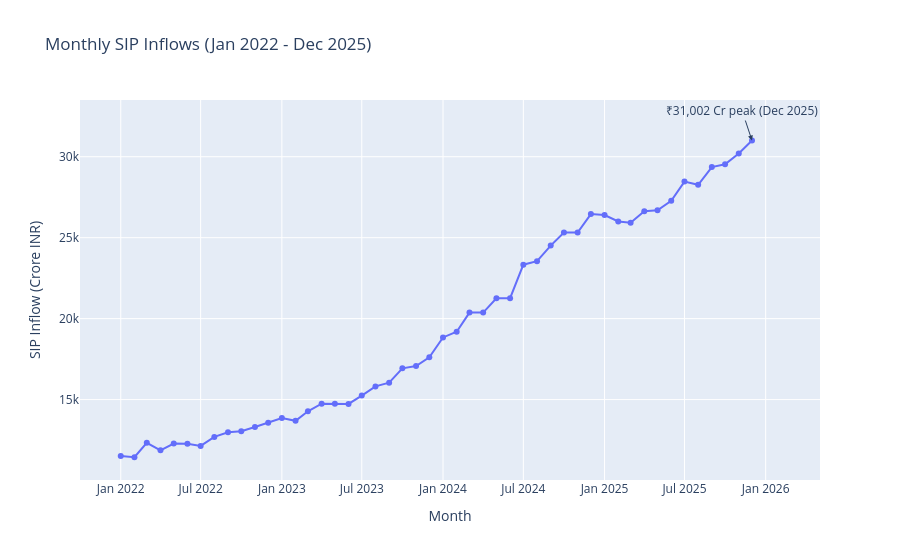

The notebook cell saved with this chart:
### Markdown cell above
## 3. SIP Inflow Time-Series — Plotly

Monthly SIP trend from Jan 2022 to Dec 2025, with the ₹31,002 Cr all-time high annotated.

### Code cell
sip_sort = sip_inflows.query('month >= "2022-01-01" and month <= "2025-12-31"').sort_values('month')
fig = px.line(sip_sort, x='month', y='sip_inflow_crore', title='Monthly SIP Inflows (Jan 2022 - Dec 2025)', markers=True)
max_row = sip_sort.loc[sip_sort['sip_inflow_crore'].idxmax()]
max_month = pd.Timestamp(max_row['month']).isoformat() # type: ignore
max_value = float(max_row['sip_inflow_crore']) # pyright: ignore[reportArgumentType]
fig.add_annotation(x=max_month, y=max_value, text=f'₹{int(max_value):,} Cr peak (Dec 2025)', showarrow=True, arrowhead=2)
fig.update_layout(xaxis_title='Month', yaxis_title='SIP Inflow (Crore INR)')
fig.write_html(PLOTS_DIR / 'sip_trend.html')
fig.write_image(PLOTS_DIR / 'sip_trend.png')
fig

### Figure 1 — Plotly figure (JSON) as saved in the notebook; plotly's stock layout.template omitted (floating-point values rounded to 4 significant figures)
{"data": [{"hovertemplate": "month=%{x}<br>sip_inflow_crore=%{y}<extra></extra>", "legendgroup": "", "line": {"color": "#636efa", "dash": "solid"}, "marker": {"symbol": "circle"}, "mode": "lines+markers", "name": "", "orientation": "v", "showlegend": false, "type": "scatter", "x": ["2022-01-01T00:00:00", "2022-02-01T00:00:00", "2022-03-01T00:00:00", "2022-04-01T00:00:00", "2022-05-01T00:00:00", "2022-06-01T00:00:00", "2022-07-01T00:00:00", "2022-08-01T00:00:00", "2022-09-01T00:00:00", "2022-10-01T00:00:00", "2022-11-01T00:00:00", "2022-12-01T00:00:00", "2023-01-01T00:00:00", "2023-02-01T00:00:00", "2023-03-01T00:00:00", "2023-04-01T00:00:00", "2023-05-01T00:00:00", "2023-06-01T00:00:00", "2023-07-01T00:00:00", "2023-08-01T00:00:00", "2023-09-01T00:00:00", "2023-10-01T00:00:00", "2023-11-01T00:00:00", "2023-12-01T00:00:00", "2024-01-01T00:00:00", "2024-02-01T00:00:00", "2024-03-01T00:00:00", "2024-04-01T00:00:00", "2024-05-01T00:00:00", "2024-06-01T00:00:00", "2024-07-01T00:00:00", "2024-08-01T00:00:00", "2024-09-01T00:00:00", "2024-10-01T00:00:00", "2024-11-01T00:00:00", "2024-12-01T00:00:00", "2025-01-01T00:00:00", "2025-02-01T00:00:00", "2025-03-01T00:00:00", "2025-04-01T00:00:00", "2025-05-01T00:00:00", "2025-06-01T00:00:00", "2025-07-01T00:00:00", "2025-08-01T00:00:00", "2025-09-01T00:00:00", "2025-10-01T00:00:00", "2025-11-01T00:00:00", "2025-12-01T00:00:00"], "xaxis": "x", "y": [11517, 11438, 12328, 11863, 12286, 12276, 12140, 12694, 12976, 13040, 13306, 13573, 13856, 13687, 14276, 14749, 14749, 14734, 15245, 15814, 16042, 16928, 17073, 17610, 18838, 19187, 20371, 20371, 21262, 21262, 23332, 23547, 24509, 25323, 25320, 26459, 26400, 25999, 25926, 26632, 26688, 27274, 28464, 28265, 29361, 29529, 30200, 31002], "yaxis": "y"}], "layout": {"annotations": [{"arrowhead": 2, "showarrow": true, "text": "₹31,002 Cr peak (Dec 2025)", "x": "2025-12-01T00:00:00", "y": 31002}], "legend": {"tracegroupgap": 0}, "title": {"text": "Monthly SIP Inflows (Jan 2022 - Dec 2025)"}, "xaxis": {"anchor": "y", "domain": [0, 1], "title": {"text": "Month"}}, "yaxis": {"anchor": "x", "domain": [0, 1], "title": {"text": "SIP Inflow (Crore INR)"}}}}
